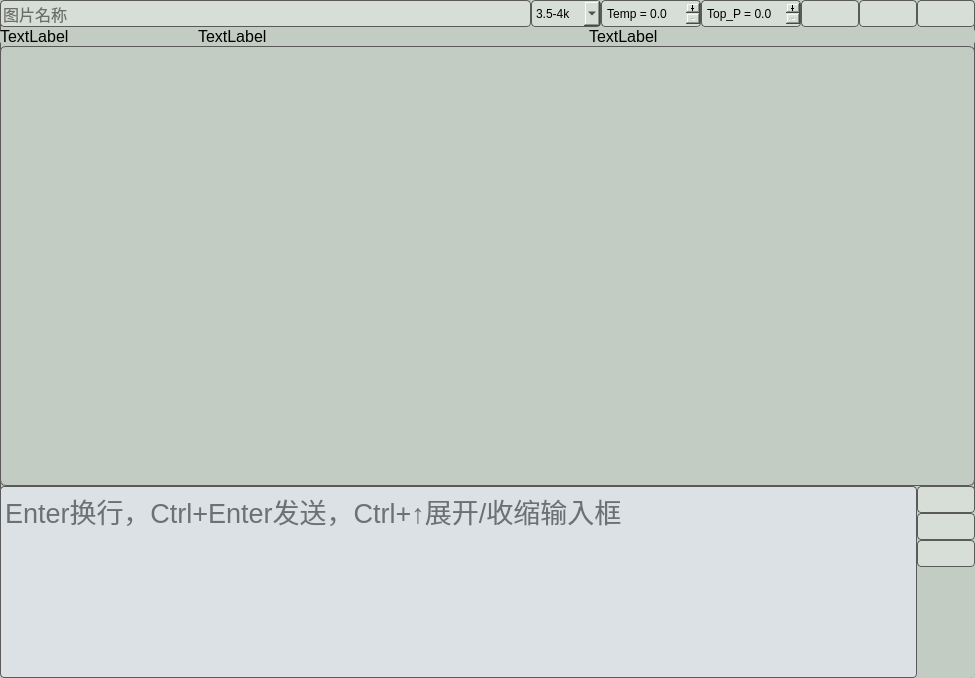
<?xml version="1.0" encoding="UTF-8"?>
<ui version="4.0">
 <class>MainWindow</class>
 <widget class="QMainWindow" name="MainWindow">
  <property name="geometry">
   <rect>
    <x>0</x>
    <y>0</y>
    <width>975</width>
    <height>678</height>
   </rect>
  </property>
  <property name="sizePolicy">
   <sizepolicy hsizetype="Fixed" vsizetype="Fixed">
    <horstretch>0</horstretch>
    <verstretch>0</verstretch>
   </sizepolicy>
  </property>
  <property name="minimumSize">
   <size>
    <width>40</width>
    <height>40</height>
   </size>
  </property>
  <property name="font">
   <font>
    <pointsize>20</pointsize>
   </font>
  </property>
  <property name="windowTitle">
   <string/>
  </property>
  <property name="styleSheet">
   <string notr="true">background-color: rgb(194, 204, 194);
border:1px solid rgb(90,90,90);
border-radius:6px;</string>
  </property>
  <widget class="QWidget" name="centralwidget">
   <layout class="QVBoxLayout" name="verticalLayout">
    <property name="spacing">
     <number>0</number>
    </property>
    <property name="leftMargin">
     <number>0</number>
    </property>
    <property name="topMargin">
     <number>0</number>
    </property>
    <property name="rightMargin">
     <number>0</number>
    </property>
    <property name="bottomMargin">
     <number>0</number>
    </property>
    <item>
     <widget class="QWidget" name="log_layout_w" native="true">
      <property name="sizePolicy">
       <sizepolicy hsizetype="Preferred" vsizetype="Fixed">
        <horstretch>0</horstretch>
        <verstretch>0</verstretch>
       </sizepolicy>
      </property>
      <property name="styleSheet">
       <string notr="true">border:0px;</string>
      </property>
      <layout class="QHBoxLayout" name="log_layout">
       <property name="spacing">
        <number>0</number>
       </property>
       <property name="sizeConstraint">
        <enum>QLayout::SetDefaultConstraint</enum>
       </property>
       <property name="leftMargin">
        <number>0</number>
       </property>
       <property name="topMargin">
        <number>0</number>
       </property>
       <property name="rightMargin">
        <number>0</number>
       </property>
       <property name="bottomMargin">
        <number>0</number>
       </property>
       <item>
        <widget class="QLineEdit" name="log_name_edit">
         <property name="sizePolicy">
          <sizepolicy hsizetype="Expanding" vsizetype="Expanding">
           <horstretch>0</horstretch>
           <verstretch>0</verstretch>
          </sizepolicy>
         </property>
         <property name="font">
          <font>
           <pointsize>12</pointsize>
          </font>
         </property>
         <property name="styleSheet">
          <string notr="true">background-color:rgb(215,221,215);
border:1px solid rgb(90,90,90);
border-radius:4px;</string>
         </property>
         <property name="placeholderText">
          <string>图片名称</string>
         </property>
        </widget>
       </item>
       <item>
        <widget class="QComboBox" name="model_combo">
         <property name="sizePolicy">
          <sizepolicy hsizetype="Fixed" vsizetype="Preferred">
           <horstretch>0</horstretch>
           <verstretch>0</verstretch>
          </sizepolicy>
         </property>
         <property name="minimumSize">
          <size>
           <width>70</width>
           <height>0</height>
          </size>
         </property>
         <property name="styleSheet">
          <string notr="true">background-color:rgb(215,221,215);
border:1px solid rgb(90,90,90);
border-radius:4px;</string>
         </property>
         <item>
          <property name="text">
           <string>3.5-4k</string>
          </property>
         </item>
         <item>
          <property name="text">
           <string>3.5-16K</string>
          </property>
         </item>
        </widget>
       </item>
       <item>
        <widget class="QDoubleSpinBox" name="temp_vbox">
         <property name="sizePolicy">
          <sizepolicy hsizetype="Fixed" vsizetype="Preferred">
           <horstretch>0</horstretch>
           <verstretch>0</verstretch>
          </sizepolicy>
         </property>
         <property name="minimumSize">
          <size>
           <width>100</width>
           <height>0</height>
          </size>
         </property>
         <property name="styleSheet">
          <string notr="true">background-color:rgb(215,221,215);
border:1px solid rgb(90,90,90);
border-radius:4px;</string>
         </property>
         <property name="buttonSymbols">
          <enum>QAbstractSpinBox::PlusMinus</enum>
         </property>
         <property name="prefix">
          <string> Temp = </string>
         </property>
         <property name="decimals">
          <number>1</number>
         </property>
         <property name="maximum">
          <double>1.000000000000000</double>
         </property>
         <property name="singleStep">
          <double>0.100000000000000</double>
         </property>
        </widget>
       </item>
       <item>
        <widget class="QDoubleSpinBox" name="topp_vbox">
         <property name="sizePolicy">
          <sizepolicy hsizetype="Fixed" vsizetype="Preferred">
           <horstretch>0</horstretch>
           <verstretch>0</verstretch>
          </sizepolicy>
         </property>
         <property name="minimumSize">
          <size>
           <width>100</width>
           <height>0</height>
          </size>
         </property>
         <property name="styleSheet">
          <string notr="true">background-color:rgb(215,221,215);
border:1px solid rgb(90,90,90);
border-radius:4px;</string>
         </property>
         <property name="buttonSymbols">
          <enum>QAbstractSpinBox::PlusMinus</enum>
         </property>
         <property name="prefix">
          <string> Top_P = </string>
         </property>
         <property name="decimals">
          <number>1</number>
         </property>
         <property name="maximum">
          <double>1.000000000000000</double>
         </property>
         <property name="singleStep">
          <double>0.100000000000000</double>
         </property>
        </widget>
       </item>
       <item>
        <widget class="QPushButton" name="save_btn">
         <property name="sizePolicy">
          <sizepolicy hsizetype="Fixed" vsizetype="Expanding">
           <horstretch>0</horstretch>
           <verstretch>0</verstretch>
          </sizepolicy>
         </property>
         <property name="minimumSize">
          <size>
           <width>40</width>
           <height>0</height>
          </size>
         </property>
         <property name="font">
          <font>
           <pointsize>16</pointsize>
          </font>
         </property>
         <property name="toolTip">
          <string>&lt;html&gt;&lt;head/&gt;&lt;body&gt;&lt;p&gt;&lt;span style=&quot; font-size:16pt;&quot;&gt;保存日志&lt;/span&gt;&lt;/p&gt;&lt;/body&gt;&lt;/html&gt;</string>
         </property>
         <property name="styleSheet">
          <string notr="true">QPushButton:checked
{
background-color: rgb(165,180,165)
}

QPushButton
{
background-color:rgb(215,221,215);
border:1px solid rgb(90,90,90);
border-radius:4px;
}
QPushButton:hover
{
background-color: rgb(238,232,210)
}
QPushButton:pressed
{
background-color: rgb(105,158,105)
}</string>
         </property>
         <property name="text">
          <string/>
         </property>
         <property name="icon">
          <iconset>
           <normaloff>icon/save.png</normaloff>icon/save.png</iconset>
         </property>
         <property name="iconSize">
          <size>
           <width>30</width>
           <height>30</height>
          </size>
         </property>
        </widget>
       </item>
       <item>
        <widget class="QPushButton" name="load_btn">
         <property name="sizePolicy">
          <sizepolicy hsizetype="Fixed" vsizetype="Expanding">
           <horstretch>0</horstretch>
           <verstretch>0</verstretch>
          </sizepolicy>
         </property>
         <property name="minimumSize">
          <size>
           <width>40</width>
           <height>0</height>
          </size>
         </property>
         <property name="font">
          <font>
           <pointsize>16</pointsize>
          </font>
         </property>
         <property name="toolTip">
          <string>&lt;html&gt;&lt;head/&gt;&lt;body&gt;&lt;p&gt;&lt;span style=&quot; font-size:16pt;&quot;&gt;加载日志&lt;/span&gt;&lt;/p&gt;&lt;/body&gt;&lt;/html&gt;</string>
         </property>
         <property name="styleSheet">
          <string notr="true">QPushButton:checked
{
background-color: rgb(165,180,165)
}

QPushButton
{
background-color:rgb(215,221,215);
border:1px solid rgb(90,90,90);
border-radius:4px;
}
QPushButton:hover
{
background-color: rgb(238,232,210)
}
QPushButton:pressed
{
background-color: rgb(105,158,105)
}</string>
         </property>
         <property name="text">
          <string/>
         </property>
         <property name="icon">
          <iconset>
           <normaloff>icon/load.png</normaloff>icon/load.png</iconset>
         </property>
         <property name="iconSize">
          <size>
           <width>30</width>
           <height>30</height>
          </size>
         </property>
        </widget>
       </item>
       <item>
        <widget class="QPushButton" name="pin_btn">
         <property name="sizePolicy">
          <sizepolicy hsizetype="Fixed" vsizetype="Expanding">
           <horstretch>0</horstretch>
           <verstretch>0</verstretch>
          </sizepolicy>
         </property>
         <property name="minimumSize">
          <size>
           <width>40</width>
           <height>0</height>
          </size>
         </property>
         <property name="font">
          <font>
           <pointsize>16</pointsize>
          </font>
         </property>
         <property name="toolTip">
          <string>&lt;html&gt;&lt;head/&gt;&lt;body&gt;&lt;p&gt;&lt;span style=&quot; font-size:16pt;&quot;&gt;窗体置顶&lt;/span&gt;&lt;/p&gt;&lt;/body&gt;&lt;/html&gt;</string>
         </property>
         <property name="styleSheet">
          <string notr="true">QPushButton:checked
{
background-color: rgb(165,180,165)
}

QPushButton
{
background-color:rgb(215,221,215);
border:1px solid rgb(90,90,90);
border-radius:4px;
}
QPushButton:hover
{
background-color: rgb(238,232,210)
}
QPushButton:pressed
{
background-color: rgb(105,158,105)
}</string>
         </property>
         <property name="text">
          <string/>
         </property>
         <property name="icon">
          <iconset>
           <normaloff>icon/pinoff.png</normaloff>
           <normalon>icon/pin.png</normalon>icon/pinoff.png</iconset>
         </property>
         <property name="iconSize">
          <size>
           <width>30</width>
           <height>30</height>
          </size>
         </property>
         <property name="checkable">
          <bool>true</bool>
         </property>
        </widget>
       </item>
      </layout>
     </widget>
    </item>
    <item>
     <widget class="QWidget" name="token_disp_layout_w" native="true">
      <property name="styleSheet">
       <string notr="true">border:0px;</string>
      </property>
      <layout class="QHBoxLayout" name="horizontalLayout_3" stretch="1,2,2">
       <property name="spacing">
        <number>5</number>
       </property>
       <property name="leftMargin">
        <number>0</number>
       </property>
       <property name="topMargin">
        <number>0</number>
       </property>
       <property name="rightMargin">
        <number>0</number>
       </property>
       <property name="bottomMargin">
        <number>0</number>
       </property>
       <item>
        <widget class="QLabel" name="predicted_token_disp">
         <property name="font">
          <font>
           <pointsize>12</pointsize>
          </font>
         </property>
         <property name="text">
          <string>TextLabel</string>
         </property>
        </widget>
       </item>
       <item>
        <widget class="QLabel" name="actual_token_disp">
         <property name="font">
          <font>
           <pointsize>12</pointsize>
          </font>
         </property>
         <property name="text">
          <string>TextLabel</string>
         </property>
        </widget>
       </item>
       <item>
        <widget class="QLabel" name="sum_token_disp">
         <property name="font">
          <font>
           <pointsize>12</pointsize>
          </font>
         </property>
         <property name="text">
          <string>TextLabel</string>
         </property>
        </widget>
       </item>
      </layout>
     </widget>
    </item>
    <item>
     <widget class="DialogList" name="dialog_list" native="true">
      <property name="sizePolicy">
       <sizepolicy hsizetype="Expanding" vsizetype="Expanding">
        <horstretch>0</horstretch>
        <verstretch>0</verstretch>
       </sizepolicy>
      </property>
     </widget>
    </item>
    <item>
     <widget class="QWidget" name="input_layout_w" native="true">
      <property name="sizePolicy">
       <sizepolicy hsizetype="Expanding" vsizetype="Fixed">
        <horstretch>0</horstretch>
        <verstretch>0</verstretch>
       </sizepolicy>
      </property>
      <property name="styleSheet">
       <string notr="true">border:0px</string>
      </property>
      <layout class="QHBoxLayout" name="horizontalLayout_2">
       <property name="spacing">
        <number>0</number>
       </property>
       <property name="leftMargin">
        <number>0</number>
       </property>
       <property name="topMargin">
        <number>0</number>
       </property>
       <property name="rightMargin">
        <number>0</number>
       </property>
       <property name="bottomMargin">
        <number>0</number>
       </property>
       <item>
        <widget class="QPlainTextEdit" name="input_edit">
         <property name="sizePolicy">
          <sizepolicy hsizetype="Expanding" vsizetype="Expanding">
           <horstretch>0</horstretch>
           <verstretch>0</verstretch>
          </sizepolicy>
         </property>
         <property name="font">
          <font>
           <pointsize>20</pointsize>
          </font>
         </property>
         <property name="styleSheet">
          <string notr="true">background-color:rgb(220,225,230);
border:1px solid rgb(90,90,90);
border-radius:4px;</string>
         </property>
         <property name="placeholderText">
          <string>Enter换行，Ctrl+Enter发送，Ctrl+↑展开/收缩输入框</string>
         </property>
        </widget>
       </item>
       <item>
        <widget class="QWidget" name="button_layout_w" native="true">
         <property name="sizePolicy">
          <sizepolicy hsizetype="Fixed" vsizetype="Expanding">
           <horstretch>0</horstretch>
           <verstretch>0</verstretch>
          </sizepolicy>
         </property>
         <property name="styleSheet">
          <string notr="true">border:0px</string>
         </property>
         <layout class="QVBoxLayout" name="verticalLayout_2">
          <property name="spacing">
           <number>0</number>
          </property>
          <property name="leftMargin">
           <number>0</number>
          </property>
          <property name="topMargin">
           <number>0</number>
          </property>
          <property name="rightMargin">
           <number>0</number>
          </property>
          <property name="bottomMargin">
           <number>0</number>
          </property>
          <item>
           <widget class="QPushButton" name="input_size_btn">
            <property name="sizePolicy">
             <sizepolicy hsizetype="Fixed" vsizetype="Fixed">
              <horstretch>0</horstretch>
              <verstretch>0</verstretch>
             </sizepolicy>
            </property>
            <property name="font">
             <font>
              <pointsize>16</pointsize>
             </font>
            </property>
            <property name="toolTip">
             <string>&lt;html&gt;&lt;head/&gt;&lt;body&gt;&lt;p&gt;&lt;span style=&quot; font-size:16pt;&quot;&gt;展开/收缩&lt;/span&gt;&lt;/p&gt;&lt;/body&gt;&lt;/html&gt;</string>
            </property>
            <property name="styleSheet">
             <string notr="true">QPushButton:checked
{
background-color: rgb(165,180,165)
}

QPushButton
{
background-color:rgb(215,221,215);
border:1px solid rgb(90,90,90);
border-radius:4px;
}
QPushButton:hover
{
background-color: rgb(238,232,210)
}
QPushButton:pressed
{
background-color: rgb(105,158,105)
}</string>
            </property>
            <property name="text">
             <string/>
            </property>
            <property name="icon">
             <iconset>
              <normaloff>icon/up.png</normaloff>icon/up.png</iconset>
            </property>
            <property name="iconSize">
             <size>
              <width>30</width>
              <height>30</height>
             </size>
            </property>
            <property name="checkable">
             <bool>true</bool>
            </property>
           </widget>
          </item>
          <item>
           <widget class="QPushButton" name="send_btn">
            <property name="sizePolicy">
             <sizepolicy hsizetype="Fixed" vsizetype="Fixed">
              <horstretch>0</horstretch>
              <verstretch>0</verstretch>
             </sizepolicy>
            </property>
            <property name="font">
             <font>
              <pointsize>16</pointsize>
             </font>
            </property>
            <property name="toolTip">
             <string>&lt;html&gt;&lt;head/&gt;&lt;body&gt;&lt;p&gt;&lt;span style=&quot; font-size:16pt;&quot;&gt;发送&lt;/span&gt;&lt;/p&gt;&lt;/body&gt;&lt;/html&gt;</string>
            </property>
            <property name="styleSheet">
             <string notr="true">QPushButton:checked
{
background-color: rgb(165,180,165)
}

QPushButton
{
background-color:rgb(215,221,215);
border:1px solid rgb(90,90,90);
border-radius:4px;
}
QPushButton:hover
{
background-color: rgb(238,232,210)
}
QPushButton:pressed
{
background-color: rgb(105,158,105)
}</string>
            </property>
            <property name="text">
             <string/>
            </property>
            <property name="icon">
             <iconset>
              <normaloff>icon/send.png</normaloff>icon/send.png</iconset>
            </property>
            <property name="iconSize">
             <size>
              <width>30</width>
              <height>30</height>
             </size>
            </property>
           </widget>
          </item>
          <item>
           <widget class="QPushButton" name="clear_btn">
            <property name="sizePolicy">
             <sizepolicy hsizetype="Fixed" vsizetype="Fixed">
              <horstretch>0</horstretch>
              <verstretch>0</verstretch>
             </sizepolicy>
            </property>
            <property name="font">
             <font>
              <pointsize>16</pointsize>
             </font>
            </property>
            <property name="toolTip">
             <string>&lt;html&gt;&lt;head/&gt;&lt;body&gt;&lt;p&gt;&lt;span style=&quot; font-size:16pt;&quot;&gt;清空&lt;/span&gt;&lt;/p&gt;&lt;/body&gt;&lt;/html&gt;</string>
            </property>
            <property name="styleSheet">
             <string notr="true">QPushButton:checked
{
background-color: rgb(165,180,165)
}

QPushButton
{
background-color:rgb(215,221,215);
border:1px solid rgb(90,90,90);
border-radius:4px;
}
QPushButton:hover
{
background-color: rgb(238,232,210)
}
QPushButton:pressed
{
background-color: rgb(105,158,105)
}</string>
            </property>
            <property name="text">
             <string/>
            </property>
            <property name="icon">
             <iconset>
              <normaloff>icon/clear.png</normaloff>icon/clear.png</iconset>
            </property>
            <property name="iconSize">
             <size>
              <width>30</width>
              <height>30</height>
             </size>
            </property>
           </widget>
          </item>
          <item>
           <spacer name="verticalSpacer">
            <property name="orientation">
             <enum>Qt::Vertical</enum>
            </property>
            <property name="sizeType">
             <enum>QSizePolicy::Expanding</enum>
            </property>
            <property name="sizeHint" stdset="0">
             <size>
              <width>0</width>
              <height>40</height>
             </size>
            </property>
           </spacer>
          </item>
         </layout>
        </widget>
       </item>
      </layout>
     </widget>
    </item>
   </layout>
  </widget>
 </widget>
 <customwidgets>
  <customwidget>
   <class>DialogList</class>
   <extends>QWidget</extends>
   <header>widgets.dialog_listwidget</header>
   <container>1</container>
  </customwidget>
 </customwidgets>
 <resources/>
 <connections/>
</ui>
